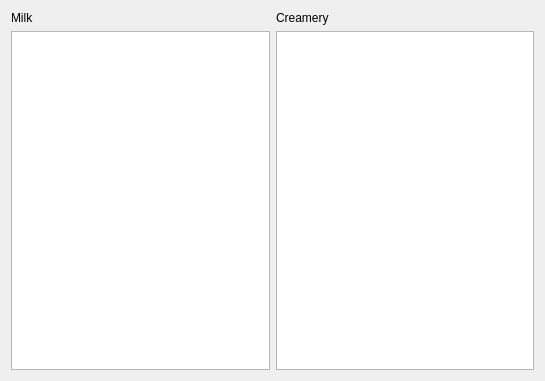
<?xml version="1.0" encoding="UTF-8"?>
<ui version="4.0">
 <class>ChesseDialog</class>
 <widget class="QDialog" name="ChesseDialog">
  <property name="geometry">
   <rect>
    <x>0</x>
    <y>0</y>
    <width>545</width>
    <height>381</height>
   </rect>
  </property>
  <property name="windowTitle">
   <string>Dialog</string>
  </property>
  <layout class="QHBoxLayout" name="horizontalLayout">
   <item>
    <layout class="QVBoxLayout" name="verticalLayout">
     <item>
      <widget class="QLabel" name="label">
       <property name="text">
        <string>Milk</string>
       </property>
      </widget>
     </item>
     <item>
      <widget class="QListWidget" name="milkList"/>
     </item>
    </layout>
   </item>
   <item>
    <layout class="QVBoxLayout" name="verticalLayout_2">
     <item>
      <widget class="QLabel" name="label_2">
       <property name="text">
        <string>Creamery</string>
       </property>
      </widget>
     </item>
     <item>
      <widget class="QListWidget" name="CreameryList"/>
     </item>
    </layout>
   </item>
  </layout>
 </widget>
 <resources/>
 <connections/>
</ui>
